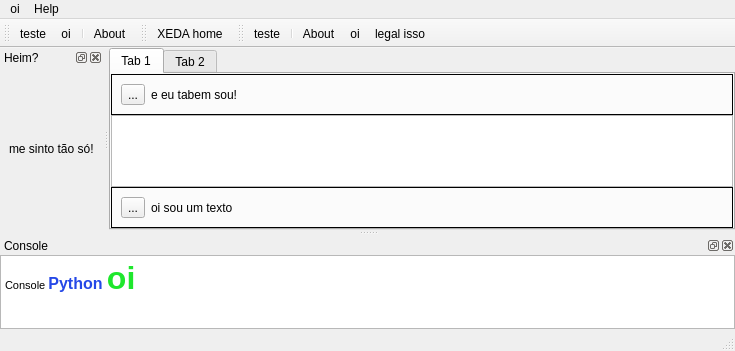
<?xml version="1.0" encoding="UTF-8"?>
<ui version="4.0">
 <class>MainWindow</class>
 <widget class="QMainWindow" name="MainWindow">
  <property name="geometry">
   <rect>
    <x>0</x>
    <y>0</y>
    <width>735</width>
    <height>339</height>
   </rect>
  </property>
  <property name="windowTitle">
   <string>XEDA</string>
  </property>
  <property name="dockOptions">
   <set>QMainWindow::AllowNestedDocks|QMainWindow::AllowTabbedDocks|QMainWindow::AnimatedDocks</set>
  </property>
  <widget class="QWidget" name="centralwidget">
   <layout class="QGridLayout" name="gridLayout_3">
    <property name="margin">
     <number>0</number>
    </property>
    <property name="spacing">
     <number>0</number>
    </property>
    <item row="0" column="0">
     <widget class="QTabWidget" name="tabWidget">
      <property name="currentIndex">
       <number>0</number>
      </property>
      <widget class="QWidget" name="tab">
       <attribute name="title">
        <string>Tab 1</string>
       </attribute>
       <layout class="QGridLayout" name="gridLayout_2">
        <property name="margin">
         <number>0</number>
        </property>
        <item row="0" column="0">
         <layout class="QVBoxLayout" name="verticalLayout">
          <property name="spacing">
           <number>0</number>
          </property>
          <item>
           <widget class="QFrame" name="frame_2">
            <property name="frameShape">
             <enum>QFrame::Box</enum>
            </property>
            <property name="frameShadow">
             <enum>QFrame::Plain</enum>
            </property>
            <layout class="QHBoxLayout" name="horizontalLayout_2">
             <item>
              <widget class="QToolButton" name="toolButton">
               <property name="text">
                <string>...</string>
               </property>
              </widget>
             </item>
             <item>
              <widget class="QLabel" name="label_2">
               <property name="text">
                <string>e eu tabem sou!</string>
               </property>
              </widget>
             </item>
            </layout>
           </widget>
          </item>
          <item>
           <widget class="QGraphicsView" name="graphicsView">
            <property name="cursor" stdset="0">
             <cursorShape>BlankCursor</cursorShape>
            </property>
            <property name="backgroundBrush">
             <brush brushstyle="SolidPattern">
              <color alpha="227">
               <red>12</red>
               <green>0</green>
               <blue>0</blue>
              </color>
             </brush>
            </property>
            <property name="foregroundBrush">
             <brush brushstyle="Dense1Pattern">
              <color alpha="255">
               <red>0</red>
               <green>100</green>
               <blue>147</blue>
              </color>
             </brush>
            </property>
           </widget>
          </item>
          <item>
           <widget class="QFrame" name="frame">
            <property name="frameShape">
             <enum>QFrame::Box</enum>
            </property>
            <property name="frameShadow">
             <enum>QFrame::Plain</enum>
            </property>
            <layout class="QHBoxLayout" name="horizontalLayout">
             <item>
              <widget class="QToolButton" name="toolButton_2">
               <property name="text">
                <string>...</string>
               </property>
              </widget>
             </item>
             <item>
              <widget class="QLabel" name="label">
               <property name="frameShape">
                <enum>QFrame::NoFrame</enum>
               </property>
               <property name="frameShadow">
                <enum>QFrame::Plain</enum>
               </property>
               <property name="text">
                <string>oi sou um texto</string>
               </property>
              </widget>
             </item>
            </layout>
           </widget>
          </item>
         </layout>
        </item>
       </layout>
      </widget>
      <widget class="QWidget" name="tab_2">
       <attribute name="title">
        <string>Tab 2</string>
       </attribute>
      </widget>
     </widget>
    </item>
   </layout>
  </widget>
  <widget class="QMenuBar" name="menubar">
   <property name="geometry">
    <rect>
     <x>0</x>
     <y>0</y>
     <width>735</width>
     <height>21</height>
    </rect>
   </property>
   <widget class="QMenu" name="menuOi">
    <property name="title">
     <string>oi</string>
    </property>
    <widget class="QMenu" name="menuMeleca">
     <property name="title">
      <string>meleca</string>
     </property>
     <addaction name="actionOi"/>
     <addaction name="actionLegal_isso"/>
    </widget>
    <addaction name="actionTeste"/>
    <addaction name="separator"/>
    <addaction name="actionBunda"/>
    <addaction name="menuMeleca"/>
   </widget>
   <widget class="QMenu" name="menuHelp">
    <property name="title">
     <string>Help</string>
    </property>
    <addaction name="actionContent"/>
    <addaction name="separator"/>
    <addaction name="actionXEDA_home"/>
    <addaction name="separator"/>
    <addaction name="actionAbout"/>
   </widget>
   <addaction name="menuOi"/>
   <addaction name="menuHelp"/>
  </widget>
  <widget class="QStatusBar" name="statusbar"/>
  <widget class="QDockWidget" name="dockWidget">
   <property name="features">
    <set>QDockWidget::AllDockWidgetFeatures</set>
   </property>
   <property name="allowedAreas">
    <set>Qt::LeftDockWidgetArea|Qt::RightDockWidgetArea</set>
   </property>
   <property name="windowTitle">
    <string>Heim?</string>
   </property>
   <attribute name="dockWidgetArea">
    <number>1</number>
   </attribute>
   <widget class="QWidget" name="dockWidgetContents">
    <layout class="QGridLayout" name="gridLayout">
     <item row="0" column="0">
      <widget class="QLabel" name="label_3">
       <property name="text">
        <string>me sinto tão só!</string>
       </property>
      </widget>
     </item>
    </layout>
   </widget>
  </widget>
  <widget class="QToolBar" name="toolBar">
   <property name="windowTitle">
    <string>toolBar</string>
   </property>
   <attribute name="toolBarArea">
    <enum>TopToolBarArea</enum>
   </attribute>
   <attribute name="toolBarBreak">
    <bool>false</bool>
   </attribute>
   <addaction name="actionTeste"/>
   <addaction name="actionOi"/>
   <addaction name="separator"/>
   <addaction name="actionAbout"/>
  </widget>
  <widget class="QToolBar" name="toolBar_2">
   <property name="windowTitle">
    <string>toolBar_2</string>
   </property>
   <attribute name="toolBarArea">
    <enum>TopToolBarArea</enum>
   </attribute>
   <attribute name="toolBarBreak">
    <bool>false</bool>
   </attribute>
   <addaction name="actionXEDA_home"/>
  </widget>
  <widget class="QToolBar" name="toolBar_3">
   <property name="windowTitle">
    <string>toolBar_3</string>
   </property>
   <attribute name="toolBarArea">
    <enum>TopToolBarArea</enum>
   </attribute>
   <attribute name="toolBarBreak">
    <bool>false</bool>
   </attribute>
   <addaction name="actionTeste"/>
   <addaction name="separator"/>
   <addaction name="actionAbout"/>
   <addaction name="actionOi"/>
   <addaction name="actionLegal_isso"/>
  </widget>
  <widget class="QDockWidget" name="dockWidget_2">
   <property name="minimumSize">
    <size>
     <width>80</width>
     <height>93</height>
    </size>
   </property>
   <property name="allowedAreas">
    <set>Qt::BottomDockWidgetArea|Qt::TopDockWidgetArea</set>
   </property>
   <property name="windowTitle">
    <string>Console</string>
   </property>
   <attribute name="dockWidgetArea">
    <number>8</number>
   </attribute>
   <widget class="QWidget" name="dockWidgetContents_2">
    <layout class="QGridLayout" name="gridLayout_4">
     <property name="margin">
      <number>0</number>
     </property>
     <item row="0" column="0">
      <widget class="QTextEdit" name="textEdit">
       <property name="sizePolicy">
        <sizepolicy hsizetype="Expanding" vsizetype="Preferred">
         <horstretch>0</horstretch>
         <verstretch>0</verstretch>
        </sizepolicy>
       </property>
       <property name="undoRedoEnabled">
        <bool>false</bool>
       </property>
       <property name="html">
        <string>&lt;!DOCTYPE HTML PUBLIC &quot;-//W3C//DTD HTML 4.0//EN&quot; &quot;http://www.w3.org/TR/REC-html40/strict.dtd&quot;&gt;
&lt;html&gt;&lt;head&gt;&lt;meta name=&quot;qrichtext&quot; content=&quot;1&quot; /&gt;&lt;style type=&quot;text/css&quot;&gt;
p, li { white-space: pre-wrap; }
&lt;/style&gt;&lt;/head&gt;&lt;body style=&quot; font-family:'MS Shell Dlg 2'; font-size:8.25pt; font-weight:400; font-style:normal;&quot;&gt;
&lt;p style=&quot; margin-top:0px; margin-bottom:0px; margin-left:0px; margin-right:0px; -qt-block-indent:0; text-indent:0px;&quot;&gt;&lt;span style=&quot; font-size:8pt;&quot;&gt;Console &lt;/span&gt;&lt;span style=&quot; font-size:12pt; font-weight:600; color:#2548e7;&quot;&gt;Python &lt;/span&gt;&lt;span style=&quot; font-size:24pt; font-weight:600; color:#1fe72d;&quot;&gt;oi&lt;/span&gt;&lt;/p&gt;&lt;/body&gt;&lt;/html&gt;</string>
       </property>
      </widget>
     </item>
    </layout>
   </widget>
  </widget>
  <action name="actionTeste">
   <property name="checkable">
    <bool>true</bool>
   </property>
   <property name="text">
    <string>teste</string>
   </property>
  </action>
  <action name="actionBunda">
   <property name="text">
    <string>bunda</string>
   </property>
  </action>
  <action name="actionOi">
   <property name="text">
    <string>oi</string>
   </property>
  </action>
  <action name="actionLegal_isso">
   <property name="text">
    <string>legal isso</string>
   </property>
  </action>
  <action name="actionContent">
   <property name="text">
    <string>Content</string>
   </property>
  </action>
  <action name="actionAbout">
   <property name="text">
    <string>About...</string>
   </property>
  </action>
  <action name="actionXEDA_home">
   <property name="text">
    <string>XEDA home</string>
   </property>
  </action>
 </widget>
 <resources/>
 <connections/>
</ui>
